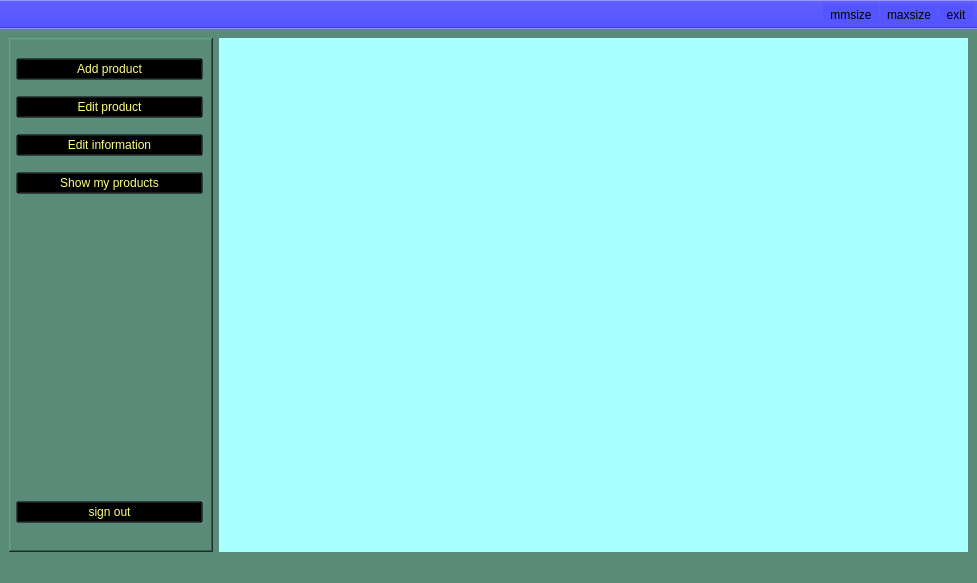
<?xml version="1.0" encoding="UTF-8"?>
<ui version="4.0">
 <class>seller_page</class>
 <widget class="QMainWindow" name="seller_page">
  <property name="geometry">
   <rect>
    <x>0</x>
    <y>0</y>
    <width>977</width>
    <height>583</height>
   </rect>
  </property>
  <property name="minimumSize">
   <size>
    <width>450</width>
    <height>550</height>
   </size>
  </property>
  <property name="windowTitle">
   <string>MainWindow</string>
  </property>
  <property name="styleSheet">
   <string notr="true">background-color: rgb(89, 139, 120);</string>
  </property>
  <widget class="QWidget" name="centralwidget">
   <layout class="QHBoxLayout" name="horizontalLayout" stretch="3,11">
    <item>
     <widget class="QFrame" name="frame">
      <property name="styleSheet">
       <string notr="true">background-color: rgb(89, 139, 120);</string>
      </property>
      <property name="frameShape">
       <enum>QFrame::WinPanel</enum>
      </property>
      <property name="frameShadow">
       <enum>QFrame::Raised</enum>
      </property>
      <property name="lineWidth">
       <number>16</number>
      </property>
      <property name="midLineWidth">
       <number>12</number>
      </property>
      <layout class="QFormLayout" name="formLayout">
       <property name="sizeConstraint">
        <enum>QLayout::SetMaximumSize</enum>
       </property>
       <property name="horizontalSpacing">
        <number>2</number>
       </property>
       <property name="verticalSpacing">
        <number>16</number>
       </property>
       <property name="leftMargin">
        <number>3</number>
       </property>
       <property name="topMargin">
        <number>18</number>
       </property>
       <property name="rightMargin">
        <number>8</number>
       </property>
       <property name="bottomMargin">
        <number>27</number>
       </property>
       <item row="0" column="1">
        <widget class="QPushButton" name="pushButton">
         <property name="cursor">
          <cursorShape>PointingHandCursor</cursorShape>
         </property>
         <property name="styleSheet">
          <string notr="true">background-color: transparent;
font: 14pt &quot;MS Reference Sans Serif&quot;;
color: rgb(255, 255, 127);
</string>
         </property>
         <property name="text">
          <string>Add product</string>
         </property>
        </widget>
       </item>
       <item row="1" column="1">
        <widget class="QPushButton" name="pushButton_3">
         <property name="cursor">
          <cursorShape>PointingHandCursor</cursorShape>
         </property>
         <property name="styleSheet">
          <string notr="true">background-color: transparent;
font: 14pt &quot;MS Reference Sans Serif&quot;;
color: rgb(255, 255, 127);</string>
         </property>
         <property name="text">
          <string>Edit product</string>
         </property>
        </widget>
       </item>
       <item row="2" column="1">
        <widget class="QPushButton" name="pushButton_2">
         <property name="cursor">
          <cursorShape>PointingHandCursor</cursorShape>
         </property>
         <property name="styleSheet">
          <string notr="true">background-color: transparent;
font: 14pt &quot;MS Reference Sans Serif&quot;;
color: rgb(255, 255, 127);</string>
         </property>
         <property name="text">
          <string>Edit information</string>
         </property>
        </widget>
       </item>
       <item row="3" column="1">
        <widget class="QPushButton" name="pushButton_4">
         <property name="cursor">
          <cursorShape>PointingHandCursor</cursorShape>
         </property>
         <property name="styleSheet">
          <string notr="true">background-color: transparent;
font: 14pt &quot;MS Reference Sans Serif&quot;;
color: rgb(255, 255, 127);</string>
         </property>
         <property name="text">
          <string>Show my products</string>
         </property>
        </widget>
       </item>
       <item row="6" column="1">
        <widget class="QPushButton" name="pushButton_5">
         <property name="cursor">
          <cursorShape>PointingHandCursor</cursorShape>
         </property>
         <property name="styleSheet">
          <string notr="true">background-color: transparent;
font: 14pt &quot;MS Reference Sans Serif&quot;;
color: rgb(255, 255, 127);</string>
         </property>
         <property name="text">
          <string>sign out</string>
         </property>
        </widget>
       </item>
       <item row="5" column="1">
        <spacer name="verticalSpacer">
         <property name="orientation">
          <enum>Qt::Vertical</enum>
         </property>
         <property name="sizeHint" stdset="0">
          <size>
           <width>20</width>
           <height>40</height>
          </size>
         </property>
        </spacer>
       </item>
       <item row="4" column="1">
        <spacer name="verticalSpacer_2">
         <property name="orientation">
          <enum>Qt::Vertical</enum>
         </property>
         <property name="sizeHint" stdset="0">
          <size>
           <width>20</width>
           <height>40</height>
          </size>
         </property>
        </spacer>
       </item>
      </layout>
     </widget>
    </item>
    <item>
     <widget class="QStackedWidget" name="stackedWidget">
      <property name="styleSheet">
       <string notr="true">background-color: rgb(170, 255, 255);</string>
      </property>
      <property name="currentIndex">
       <number>2</number>
      </property>
      <widget class="QWidget" name="page">
       <layout class="QGridLayout" name="gridLayout" rowstretch="1,3" rowminimumheight="2,3">
        <item row="0" column="0">
         <layout class="QHBoxLayout" name="horizontalLayout_2">
          <item>
           <spacer name="horizontalSpacer">
            <property name="orientation">
             <enum>Qt::Horizontal</enum>
            </property>
            <property name="sizeHint" stdset="0">
             <size>
              <width>40</width>
              <height>20</height>
             </size>
            </property>
           </spacer>
          </item>
          <item>
           <widget class="QLabel" name="label_2">
            <property name="styleSheet">
             <string notr="true">font: 28pt &quot;Microsoft Sans Serif&quot;;
color: rgb(41, 55, 255);</string>
            </property>
            <property name="text">
             <string>hi ! </string>
            </property>
           </widget>
          </item>
          <item>
           <widget class="QLabel" name="label_3">
            <property name="styleSheet">
             <string notr="true">font: 28pt &quot;Microsoft Sans Serif&quot;;
color: rgb(41, 55, 255);</string>
            </property>
            <property name="text">
             <string>TextLabel</string>
            </property>
           </widget>
          </item>
          <item>
           <spacer name="horizontalSpacer_3">
            <property name="orientation">
             <enum>Qt::Horizontal</enum>
            </property>
            <property name="sizeHint" stdset="0">
             <size>
              <width>40</width>
              <height>20</height>
             </size>
            </property>
           </spacer>
          </item>
         </layout>
        </item>
        <item row="1" column="0">
         <widget class="QLabel" name="label">
          <property name="styleSheet">
           <string notr="true">image: url(:/resources/image/winner.gif);</string>
          </property>
          <property name="text">
           <string/>
          </property>
         </widget>
        </item>
       </layout>
      </widget>
      <widget class="QWidget" name="page_2">
       <layout class="QVBoxLayout" name="verticalLayout">
        <property name="leftMargin">
         <number>164</number>
        </property>
        <property name="topMargin">
         <number>26</number>
        </property>
        <property name="rightMargin">
         <number>164</number>
        </property>
        <property name="bottomMargin">
         <number>26</number>
        </property>
        <item>
         <widget class="QGroupBox" name="groupBox">
          <property name="styleSheet">
           <string notr="true">background-color: transparent;
font: 75 11pt &quot;Microsoft JhengHei&quot;;
color: rgb(170, 0, 0);
</string>
          </property>
          <property name="title">
           <string>Product Information</string>
          </property>
          <layout class="QVBoxLayout" name="verticalLayout_2">
           <item>
            <widget class="QLineEdit" name="lineEdit_2">
             <property name="styleSheet">
              <string notr="true">background-color: rgb(78, 88, 147);
color: rgb(255, 255, 0);
border-radius: 5px;</string>
             </property>
             <property name="placeholderText">
              <string>name, model</string>
             </property>
            </widget>
           </item>
           <item>
            <widget class="QLineEdit" name="lineEdit">
             <property name="styleSheet">
              <string notr="true">background-color: rgb(78, 88, 147);
color: rgb(255, 255, 0);
border-radius: 5px;</string>
             </property>
             <property name="placeholderText">
              <string>price</string>
             </property>
            </widget>
           </item>
           <item>
            <widget class="QSpinBox" name="spinBox">
             <property name="cursor">
              <cursorShape>PointingHandCursor</cursorShape>
             </property>
             <property name="styleSheet">
              <string notr="true">background-color: rgb(78, 88, 147);
color: rgb(255, 255, 0);
</string>
             </property>
             <property name="suffix">
              <string> numbers</string>
             </property>
             <property name="prefix">
              <string/>
             </property>
             <property name="minimum">
              <number>1</number>
             </property>
            </widget>
           </item>
           <item>
            <widget class="QTextEdit" name="textEdit">
             <property name="cursor" stdset="0">
              <cursorShape>IBeamCursor</cursorShape>
             </property>
             <property name="autoFillBackground">
              <bool>false</bool>
             </property>
             <property name="styleSheet">
              <string notr="true">background-color: rgb(78, 88, 147);
color: rgb(255, 255, 0);
border-radius: 5px;</string>
             </property>
             <property name="frameShape">
              <enum>QFrame::Box</enum>
             </property>
             <property name="frameShadow">
              <enum>QFrame::Plain</enum>
             </property>
             <property name="lineWidth">
              <number>1</number>
             </property>
             <property name="placeholderText">
              <string>Description :</string>
             </property>
            </widget>
           </item>
           <item>
            <widget class="QPushButton" name="pushButton_6">
             <property name="styleSheet">
              <string notr="true">color: rgb(255, 255, 0);
background-color: rgb(0, 180, 87);
border-radius: 5px;</string>
             </property>
             <property name="text">
              <string>Add</string>
             </property>
            </widget>
           </item>
          </layout>
         </widget>
        </item>
       </layout>
      </widget>
      <widget class="QWidget" name="page_3"/>
     </widget>
    </item>
   </layout>
  </widget>
  <widget class="QMenuBar" name="menubar">
   <property name="geometry">
    <rect>
     <x>0</x>
     <y>0</y>
     <width>977</width>
     <height>21</height>
    </rect>
   </property>
  </widget>
  <widget class="QStatusBar" name="statusbar">
   <property name="cursor">
    <cursorShape>ArrowCursor</cursorShape>
   </property>
   <property name="styleSheet">
    <string notr="true">background-color: rgb(89, 139, 120);
color: rgb(255, 0, 0);
font: 75 11pt &quot;MS Shell Dlg 2&quot;;</string>
   </property>
  </widget>
  <widget class="QToolBar" name="toolBar">
   <property name="windowTitle">
    <string>toolBar</string>
   </property>
   <property name="layoutDirection">
    <enum>Qt::RightToLeft</enum>
   </property>
   <property name="styleSheet">
    <string notr="true">background-color: rgb(85, 85, 255);</string>
   </property>
   <property name="movable">
    <bool>false</bool>
   </property>
   <property name="floatable">
    <bool>false</bool>
   </property>
   <attribute name="toolBarArea">
    <enum>TopToolBarArea</enum>
   </attribute>
   <attribute name="toolBarBreak">
    <bool>false</bool>
   </attribute>
   <addaction name="actionexit"/>
   <addaction name="actionmaxsize"/>
   <addaction name="actionmmsize"/>
  </widget>
  <action name="actionexit">
   <property name="icon">
    <iconset resource="resources.qrc">
     <normaloff>:/resources/image/closewindow_hover.png</normaloff>:/resources/image/closewindow_hover.png</iconset>
   </property>
   <property name="text">
    <string>exit</string>
   </property>
  </action>
  <action name="actionmaxsize">
   <property name="icon">
    <iconset resource="resources.qrc">
     <normaloff>:/resources/image/sidebar_mm.png</normaloff>:/resources/image/sidebar_mm.png</iconset>
   </property>
   <property name="text">
    <string>maxsize</string>
   </property>
  </action>
  <action name="actionmmsize">
   <property name="icon">
    <iconset resource="resources.qrc">
     <normaloff>:/resources/image/tool_minimize_hover.png</normaloff>:/resources/image/tool_minimize_hover.png</iconset>
   </property>
   <property name="text">
    <string>mmsize</string>
   </property>
  </action>
 </widget>
 <resources>
  <include location="resources.qrc"/>
 </resources>
 <connections/>
</ui>
